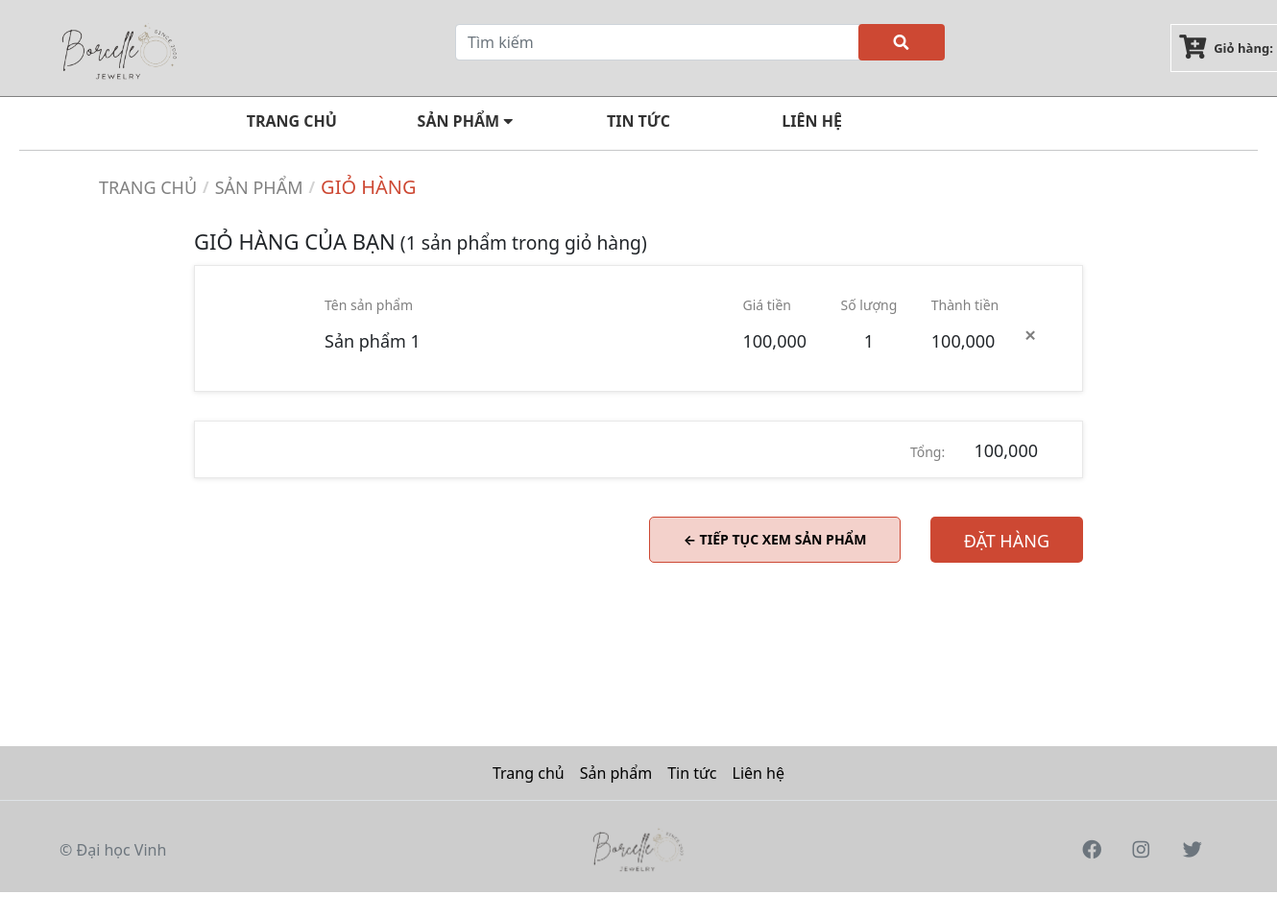
Page /giohang.php?IDproduct=1 on the committed database.
### tables this page shows
CREATE TABLE `sanpham` (
  `MaSP` int(11) NOT NULL,
  `TenSP` varchar(200) NOT NULL,
  `AnhSP` varchar(200) NOT NULL,
  `AnhSP2` varchar(100) NOT NULL,
  `AnhSP3` varchar(100) NOT NULL,
  `ThuongHieu` varchar(200) NOT NULL,
  `XuatXu` varchar(100) NOT NULL,
  `NamSX` int(4) NOT NULL,
  `TrongLuong` varchar(50) NOT NULL,
  `ChatLieu` varchar(50) NOT NULL,
  `DoiTuong` varchar(10) NOT NULL,
  `Size` varchar(50) NOT NULL,
  `MoTa` varchar(500) NOT NULL,
  `Gia` int(11) NOT NULL
);

### cart.php (called while the page is built, shortened)
<?php
function getCountProducts() {
  if (isset($_SESSION['OrderProduct'])) {
      return count($_SESSION['OrderProduct']);
  } else {
      return 0;
  }
}
?>

### giohang.php (the view, shortened to what this page needs)
<?php
include_once 'cart.php';
?>
<!DOCTYPE html>
<html lang="en">
<head>
    <link href="GioHang.css?<?=time()?>" rel="stylesheet" type="text/css">
    <link rel="stylesheet" href="https://unpkg.com/flickity@2/dist/flickity.min.css">
    <link href="https://cdn.jsdelivr.net/npm/bootstrap@5.1.1/dist/css/bootstrap.min.css" rel="stylesheet">
    <link rel="stylesheet" href="https://cdnjs.cloudflare.com/ajax/libs/font-awesome/5.15.1/css/all.min.css" />
</head>
<body>
<div class="header">
        <div class="d_header-top">
            <div class="d_header-top-content ">
                <div class="d_header-top-left  ">
                   <a href="index.php"><img src="./image/logo.png" style="height: 150px;padding-bottom: 55px;"></a>
                </div>
                <div class="d_header-top-center ">
                    <div class="d_search">
                        <form >
                            <div class="d_flex-box">
                            <input id="searchValue" onkeyup="searchList()" type="text" class ="form-control" placeholder="Tìm kiếm">
                            <button class="d_btn-search btn "><i class="fas fa-search" style="color: white;"></i></button>
                            </div>
                        </form>
                    </div>
                </div>
                <div class="d_header-top-right ">
                    <a href="giohang.php" class="text-decoration-none">
                        <div class="d_cart d_text d_color-white-bold">
                            <i class="fas fa-cart-plus" style="font-size: 25px;"></i>
                            <p class="d_cart_text">Giỏ hàng: <span><?php echo getCountProducts(); ?></span></p>
                        </div>
                    </a>
                </div>
            </div>
        </div>
        </div>
    <div id="navArea" class="position-sticky d_nav-bottom" style="top:0px; z-index: 1;">
        <div  class="d_menu">
            <div   class="d_menu_content">
                <ul class="d_menu_main text-uppercase">
                    <li><a href="index.php" class="text-decoration-none d_color-white-bold ">Trang chủ</a></li>
                    <li class="sub-menu"><a href="SanPham.php" class="text-decoration-none d_color-white-bold ">Sản phẩm <i class="fa fa-caret-down"></i></a>
                    </li>
                    <li><a href="#" class="text-decoration-none d_color-white-bold ">Tin tức</a></li>
                    <li><a href="phanhoi.php" class="text-decoration-none d_color-white-bold">Liên hệ</a></li>
                </ul>
                <hr style="margin-top: 1px;">
            </div>
        </div>
    </div>
<div class="n_mainTable">
  <div class="n_frmmainTable">
    <div class="d_shop-title">
      <div class="d_title-row text-uppercase">
          <a href="index.php" class="d_text_gray text-decoration-none">trang chủ</a>
          <span class="d_divider d_text_gray">/</span>
          <a href="SanPham.php" class=" d_text_gray text-decoration-none ">sản phẩm</a>
          <span class="d_divider d_text_gray">/</span>
          <a href="#" class="text_active d_text_gray text-decoration-none ">giỏ hàng</a>
      </div>
    </div>
    <div class="cart_section">
      <div class="container-fluid">
        <div class="row">
          <div class="col-lg-10 offset-lg-1">
              <div class="cart_container">
                <div class="cart_title">GIỎ HÀNG CỦA BẠN<small> (<?php echo getCountProducts(); ?> sản phẩm trong giỏ hàng) </small></div>
                <?php if(getCountProducts()>0){ ?>
                <div class="cart_items">
                    <ul class="cart_list">
                    <?php
                    $products = $_SESSION['OrderProduct'];
                    $total=0;
                    foreach ($products as $productId => $productQuantity)
                    {
                      $sql = "SELECT * FROM sanpham WHERE MaSP=".$productId;
                      $result_set=mysqli_query($con, $sql);
                      if(mysqli_num_rows($result_set)>0)
                      {
                          $row=mysqli_fetch_array($result_set);
                          $price = $row['Gia']*$productQuantity;
                          $total += $price;
                              ?>
                        <li class="cart_item clearfix">
                            <div class="cart_item_image">
                            </div>
                            <div class="cart_item_info d-flex flex-md-row flex-column justify-content-between">
                                <div class="cart_item_name cart_info_col">
                                    <div class="cart_item_title">Tên sản phẩm</div>
                                    <div class="cart_item_text"><?php echo $row['TenSP']; ?></div>
                                </div>
                                <div class="cart_item_color cart_info_col">
                                    <div class="cart_item_title">Giá tiền</div>
                                    <div class="cart_item_text"><?php echo number_format(floatval($row['Gia']), 0, ".", ","); ?></div>
                                </div>
                                <div class="cart_item_quantity cart_info_col">
                                    <div class="cart_item_title">Số lượng</div>
                                    <div class="cart_item_text text-center">
                                      <?php echo $productQuantity; ?></div>
                                </div>
                                <div class="cart_item_total cart_info_col">
                                    <div class="cart_item_title">Thành tiền</div>
                                    <div class="cart_item_text"> <?php echo number_format(floatval($price), 0, ".", ","); ?>
                                      <a class="close" href="giohang.php?delete=<?php echo $row['MaSP']; ?>">✕</a>
                                    </div>
                                </div>
                            </div>
                        </li>
                        <?php
                      }
                    }
                    ?>
                    </ul>
                  </div>
                <div class="order_total">
                    <div class="order_total_content text-end">
                        <div class="order_total_title">Tổng:</div>
                        <div class="order_total_amount"><?php echo number_format(floatval($total), 0, ".", ","); ?></div>
                    </div>
                </div>
                <?php
                    }else
                    {
                      echo "<span style='display: block; margin-top: 15px; color: red;
                      text-transform: uppercase; font-size: 25px; font-weight: 400'>Giỏ hàng của bạn trống vui lòng quay lại mua hàng</span>";
                    }
                   ?>
                <div class="cart_buttons">
                  <a href="SanPham.php"><button  type="button" class="button cart_button_clear"> ← Tiếp tục xem sản phẩm</button> </a>
                  <a href="Dathang.php"><button type="button" class="button cart_button_checkout">Đặt Hàng</button> </div>
            </div>
          </div>
        </div>
      </div>
    </div>
  </div>
</div>
    <div class="n_footer">
      <footer class="py-2">
      <ul class="nav justify-content-center border-bottom pb-2 mb-3">
    <li class="nav-item"><a href="index.php" class="nav-link px-2 text-black">Trang chủ</a></li>
    <li class="nav-item"><a href="SanPham.php" class="nav-link px-2 text-black">Sản phẩm</a></li>
    <li class="nav-item"><a href="#" class="nav-link px-2 text-black">Tin tức</a></li>
    <li class="nav-item"><a href="phanhoi.php" class="nav-link px-2 text-black">Liên hệ</a></li>
</ul>
        <div class="container n_footer-flex">
          <p class="n_footer-text text-muted">&copy; Đại học Vinh</p>
          <div class="n_footer-logo">
              <img src="image/logo.png" style="height: 75px">
          </div>
          <ul class= "n_footer-social justify-content-end ">
              <li class="ms-3"><a class="text-muted fs-5" href="#"><i class="fab fa-facebook"></i></a></li>
              <li class="ms-3"><a class="text-muted fs-5" href="#"><i class="fab fa-instagram"></i></a></li>
              <li class="ms-3"><a class="text-muted fs-5" href="#"><i class="fab fa-twitter"></i></li>
          </ul>
       </div>
      </footer>
    </div>
</body>
</html>

### rows in the picture
sanpham: TenSP "Sản phẩm 1", Gia "100,000", productQuantity "1"

### other values in the picture
getCountProducts() "1"
$total "100,000"
